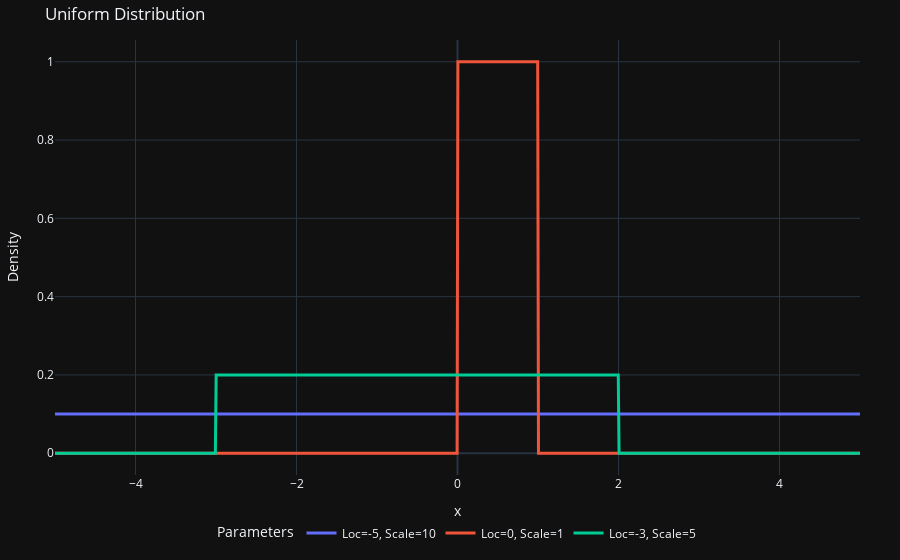
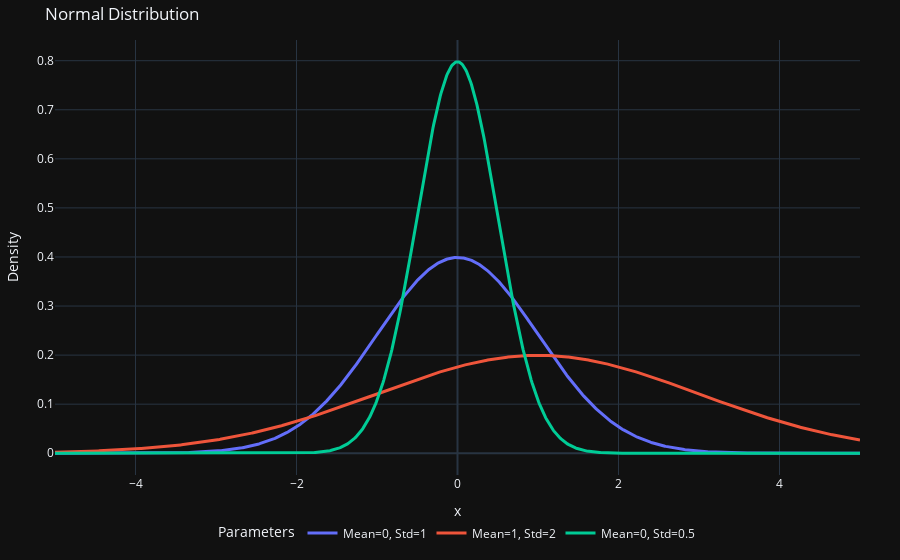

The cell these charts' notebook holds for them, in order:
### Markdown cell above
---

## 7. Uniform Distribution

- **Probability Density Function**:  
  $$
  f(x) = \frac{1}{b-a} \quad \text{for } a \leq x \leq b
  $$
- **Mean**:  
  $$
  \mu = \frac{a + b}{2}
  $$
- **Variance**:  
  $$
  \sigma^2 = \frac{(b - a)^2}{12}
  $$

## 8. Normal Distribution

- **Probability Density Function**:  
  $$
  f(x) = \frac{1}{\sigma \sqrt{2\pi}} e^{-\frac{(x-\mu)^2}{2\sigma^2}}
  $$
- **Mean**:  
  $$
  \mu = \mu
  $$
- **Variance**:  
  $$
  \sigma^2 = \sigma^2
  $$

## 9. Exponential Distribution

- **Probability Density Function**:  
  $$
  f(x) = \frac{1}{\lambda} e^{-\frac{x}{\lambda}} \quad \text{for } x \geq 0
  $$
- **Mean**:  
  $$
  \mu = \lambda
  $$
- **Variance**:  
  $$
  \sigma^2 = \lambda^2
  $$

## 10. Lognormal Distribution

- **Probability Density Function**:  
  $$
  f(x) = \frac{1}{x\sigma\sqrt{2\pi}} e^{-\frac{(\ln x - \mu)^2}{2\sigma^2}} \quad \text{for } x > 0
  $$
- **Mean**:  
  $$
  \mu = e^{\mu + \frac{\sigma^2}{2}}
  $$
- **Variance**:  
  $$
  \sigma^2 = (e^{\sigma^2} - 1) e^{2\mu + \sigma^2}
  $$

## 11. Beta Distribution

- **Probability Density Function**:  
  $$
  f(x) = \frac{x^{\alpha-1}(1-x)^{\beta-1}}{B(\alpha, \beta)} \quad \text{for } 0 \leq x \leq 1
  $$
- **Mean**:  
  $$
  \mu = \frac{\alpha}{\alpha + \beta}
  $$
- **Variance**:  
  $$
  \sigma^2 = \frac{\alpha \beta}{(\alpha + \beta)^2 (\alpha + \beta + 1)}
  $$

## 12. Chi-Squared Distribution

- **Probability Density Function**:  
  $$
  f(x) = \frac{x^{\frac{d}{2}-1} e^{-\frac{x}{2}}}{2^{\frac{d}{2}} \Gamma\left(\frac{d}{2}\right)} \quad \text{for } x \geq 0
  $$
- **Mean**:  
  $$
  \mu = d
  $$
- **Variance**:  
  $$
  \sigma^2 = 2d
  $$

## 13. Student's t Distribution

- **Probability Density Function**:  
  $$
  f(x) = \frac{\Gamma\left(\frac{d+1}{2}\right)}{\sqrt{d\pi} \Gamma\left(\frac{d}{2}\right)} \left(1 + \frac{x^2}{d}\right)^{-\frac{d+1}{2}}
  $$
- **Mean**:  
  $$
  \mu = 0 \quad \text{(for } d > 1\text{)}
  $$
- **Variance**:  
  $$
  \sigma^2 = \frac{d}{d - 2} \quad \text{(for } d > 2\text{)}
  $$

## 14. Gamma Distribution

- **Probability Density Function**:  
  $$
  f(x) = \frac{x^{k-1} e^{-\frac{x}{\theta}}}{\theta^k \Gamma(k)} \quad \text{for } x \geq 0
  $$
- **Mean**:  
  $$
  \mu = k\theta
  $$
- **Variance**:  
  $$
  \sigma^2 = k\theta^2
  $$

## 15. Pareto Distribution

- **Probability Density Function**:  
  $$
  f(x) = \frac{\alpha x_m^\alpha}{x^{\alpha+1}} \quad \text{for } x \geq x_m
  $$
- **Mean**:  
  $$
  \mu = \frac{\alpha x_m}{\alpha - 1} \quad \text{(for } \alpha > 1\text{)}
  $$
- **Variance**:  
  $$
  \sigma^2 = \frac{\alpha x_m^2}{(\alpha - 1)^2 (\alpha - 2)} \quad \text{(for } \alpha > 2\text{)}
  $$

### Code cell
def plot_distribution(dist_name, params_list):
    fig = go.Figure()
    x = np.linspace(-5, 5, 1000) 
    
    match dist_name:   
        case "Uniform":
            x = np.linspace(-5, 5, 1000)
            for loc, scale in params_list:
                y = sts.uniform.pdf(x, loc=loc, scale=scale)
                fig.add_trace(go.Scatter(x=x, y=y, mode='lines', name=f'Loc={loc}, Scale={scale}', line=dict(width=3)))
    
        case "Normal":
            for mean, std in params_list:
                y = sts.norm.pdf(x, loc=mean, scale=std)
                fig.add_trace(go.Scatter(x=x, y=y, mode='lines', name=f'Mean={mean}, Std={std}', line=dict(width=3)))

        case "Exponential":
            for scale in params_list:
                y = sts.expon.pdf(x, scale=scale)
                fig.add_trace(go.Scatter(x=x, y=y, mode='lines', name=f'Scale={scale}', line=dict(width=3)))

        case "Lognormal":
            for s, scale in params_list:
                y = sts.lognorm.pdf(x, s, scale=scale)
                fig.add_trace(go.Scatter(x=x, y=y, mode='lines', name=f's={s}, scale={scale}', line=dict(width=3)))

        case "Beta":
            x = np.linspace(0, 1, 1000)
            for a, b in params_list:
                y = sts.beta.pdf(x, a, b)
                fig.add_trace(go.Scatter(x=x, y=y, mode='lines', name=f'a={a}, b={b}', line=dict(width=3)))

        case "Chi-Squared":
            for df in params_list:
                y = sts.chi2.pdf(x, df=df)
                fig.add_trace(go.Scatter(x=x, y=y, mode='lines', name=f'df={df}', line=dict(width=3)))

        case"Student's t":
            for df in params_list:
                y = sts.t.pdf(x, df=df)
                fig.add_trace(go.Scatter(x=x, y=y, mode='lines', name=f'df={df}', line=dict(width=3)))

        case "Gamma":
            for shape, scale in params_list:
                y = sts.gamma.pdf(x, shape, scale=scale)
                fig.add_trace(go.Scatter(x=x, y=y, mode='lines', name=f'Shape={shape}, Scale={scale}', line=dict(width=3)))

        case "Pareto":
            for shape, scale in params_list:
                y = sts.pareto.pdf(x, shape, scale=scale)
                fig.add_trace(go.Scatter(x=x, y=y, mode='lines', name=f'Shape={shape}, Scale={scale}', line=dict(width=3)))
        
        case _:
            print(f"Unsupported distribution: {dist_name}")

    fig.update_layout(
        title=f"{dist_name} Distribution",
        xaxis_title="x",
        yaxis_title="Density",
        showlegend=True,
        template="plotly_dark",
        plot_bgcolor='rgba(0, 0, 0, 0)',  
        legend=dict(title="Parameters", orientation="h", y=-0.1, x=0.5, xanchor="center"),
        margin=dict(t=40, b=40, l=40, r=40)
    )
    
    return fig

dist_parametrs = {
    "Uniform": [(-5, 10), (0, 1), (-3, 5)],
    "Normal": [(0, 1), (1, 2), (0, 0.5)],
    "Exponential": [1, 2, 3, 4],
    "Lognormal": [(0.5, 1), (1, 2), (1.5, 0.5)],
    "Beta": [(2, 5), (1, 2), (3, 2)],
    "Chi-Squared": [2, 4, 6, 8],
    "Student's t": [1, 3, 10],
    "Gamma": [(2, 2), (3, 1), (4, 0.5)],
    "Pareto": [(2, 1), (3, 1.5), (2.5, 2)]
}

dist_list = [
    "Uniform", "Normal", "Exponential", "Lognormal", 
    "Beta", "Chi-Squared", "Student's t", "Gamma", "Pareto"
]

for dist_name in dist_list:
    params_list = dist_parametrs[dist_name]
    fig = plot_distribution(dist_name, params_list)
    fig.show()

### Figure 1 — Plotly figure (JSON) as saved in the notebook; plotly's stock layout.template omitted (floating-point values rounded to 4 significant figures; data arrays with more than 128 entries replaced by an {"elided": "..."} marker saying what was removed)
{"data": [{"line": {"width": 3}, "mode": "lines", "name": "Loc=-5, Scale=10", "type": "scatter", "x": {"elided": "1000 float values"}, "y": {"elided": "1000 float values"}}, {"line": {"width": 3}, "mode": "lines", "name": "Loc=0, Scale=1", "type": "scatter", "x": {"elided": "1000 float values"}, "y": {"elided": "1000 int values"}}, {"line": {"width": 3}, "mode": "lines", "name": "Loc=-3, Scale=5", "type": "scatter", "x": {"elided": "1000 float values"}, "y": {"elided": "1000 float values"}}], "layout": {"legend": {"orientation": "h", "title": {"text": "Parameters"}, "x": 0.5, "xanchor": "center", "y": -0.1}, "margin": {"b": 40, "l": 40, "r": 40, "t": 40}, "plot_bgcolor": "rgba(0, 0, 0, 0)", "showlegend": true, "title": {"text": "Uniform Distribution"}, "xaxis": {"title": {"text": "x"}}, "yaxis": {"title": {"text": "Density"}}}}

### Figure 2 — Plotly figure (JSON) as saved in the notebook; plotly's stock layout.template omitted (floating-point values rounded to 4 significant figures; data arrays with more than 128 entries replaced by an {"elided": "..."} marker saying what was removed)
{"data": [{"line": {"width": 3}, "mode": "lines", "name": "Mean=0, Std=1", "type": "scatter", "x": {"elided": "1000 float values"}, "y": {"elided": "1000 float values"}}, {"line": {"width": 3}, "mode": "lines", "name": "Mean=1, Std=2", "type": "scatter", "x": {"elided": "1000 float values"}, "y": {"elided": "1000 float values"}}, {"line": {"width": 3}, "mode": "lines", "name": "Mean=0, Std=0.5", "type": "scatter", "x": {"elided": "1000 float values"}, "y": {"elided": "1000 float values"}}], "layout": {"legend": {"orientation": "h", "title": {"text": "Parameters"}, "x": 0.5, "xanchor": "center", "y": -0.1}, "margin": {"b": 40, "l": 40, "r": 40, "t": 40}, "plot_bgcolor": "rgba(0, 0, 0, 0)", "showlegend": true, "title": {"text": "Normal Distribution"}, "xaxis": {"title": {"text": "x"}}, "yaxis": {"title": {"text": "Density"}}}}
